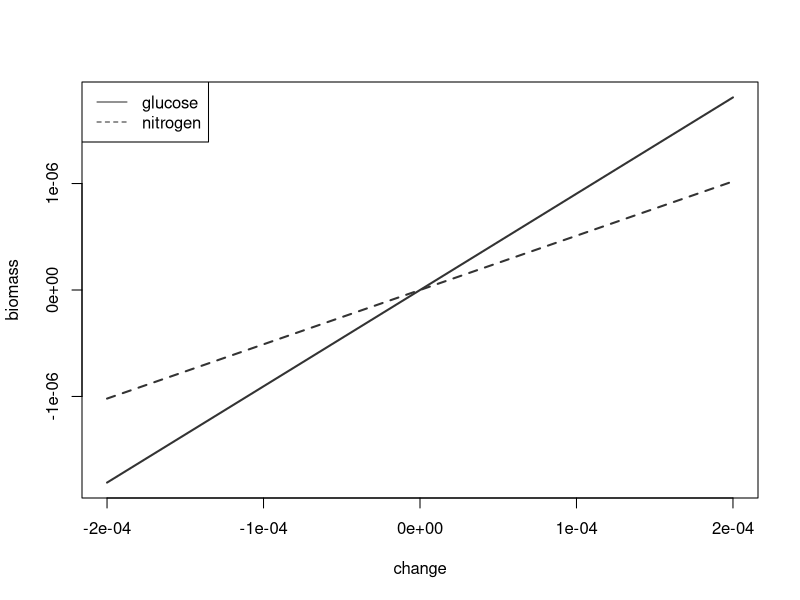

Generate this figure with R:
library(lattice)
data = read.csv(file='curve.csv')

data$change <- (data$change - 1)
data$biomass <- data$biomass * -1

envs = unique(data$env)
for(i in 1:length(envs)) {
  env = envs[i]
  data[data$env == env,]$biomass <- data[data$env == env,]$biomass - mean(data[data$env == env,]$biomass)
  
}

lines = c(1,2)

nit = subset = data[data$env == 'nitrogen',]
glu = subset = data[data$env == 'glucose',]

postscript("curve.eps",width=5,height=5,onefile=FALSE,horizontal=FALSE, paper = "special",colormodel="rgb")

plot(biomass ~ change,data=data,type='n')
lines(biomass ~ change, data=glu,lwd=2,lty=lines[1],col="grey20")
lines(biomass ~ change, data=nit,lwd=2,lty=lines[2],col="grey20")
legend("topleft",legend=envs,lty=lines,col="grey20")

graphics.off()

